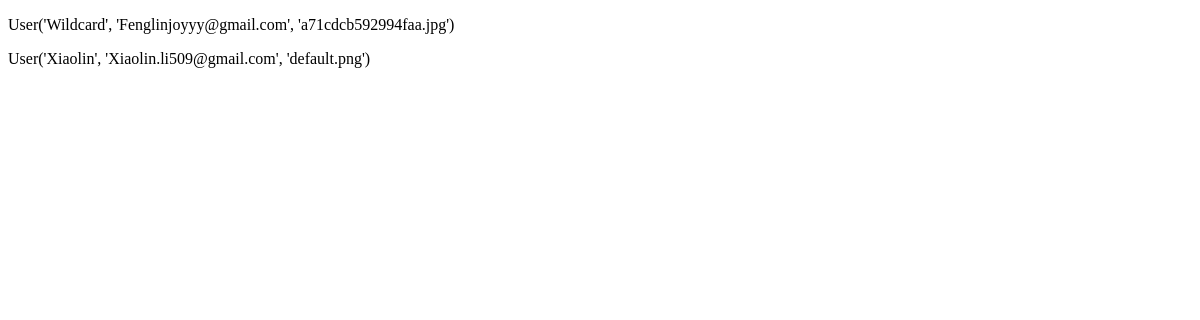
/users, run on an earlier commit of the app's database.
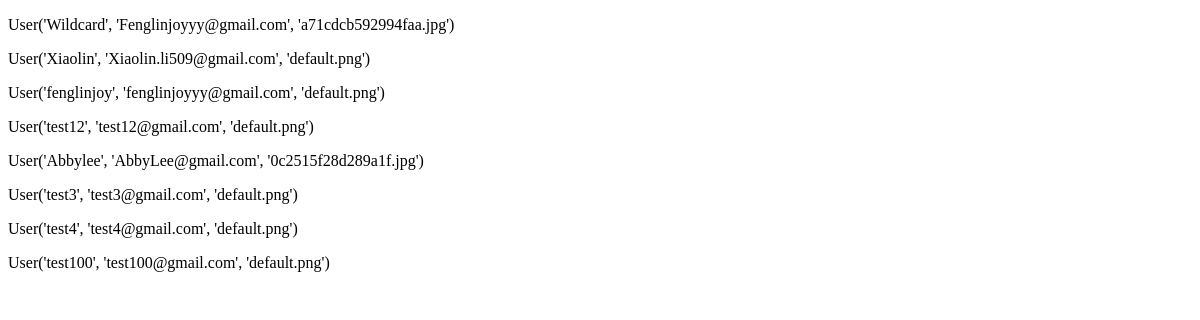
And on a later commit of the database.
### myBlogApp/models.py (models this page shows, shortened)
class User(UserMixin, db.Model):
    id = db.Column(db.Integer, primary_key=True)
    username = db.Column(db.String(64), index=True, unique=True)
    email = db.Column(db.String(120), index=True, unique=True)
    image_file = db.Column(db.String(200), default='default.png')
    password_hash = db.Column(db.String(128))
    about_me = db.Column(db.String(140))
    last_seen = db.Column(db.DateTime, default=datetime.utcnow())
    posts = db.relationship('Post', backref='author', foreign_keys='Post.user_id', lazy=True)
    comments = db.relationship('Comment', backref='c_author', foreign_keys='Comment.author_id', lazy='dynamic')
    followed = db.relationship(
        'User', secondary=followers,
        primaryjoin=(followers.c.follower_id == id),
        secondaryjoin=(followers.c.followed_id == id),
        backref=db.backref('followers', lazy='dynamic'), lazy='dynamic')
    liked = db.relationship('Like_Post', foreign_keys='Like_Post.liked_user_id', backref='liked_author', lazy='dynamic')
    message_sent = db.relationship('Message', foreign_keys='Message.sender_id', backref='author', lazy='dynamic')
    message_received = db.relationship('Message', foreign_keys='Message.recipient_id', backref='recipient', lazy='dynamic')
    last_message_read_time = db.Column(db.DateTime)
    notifications = db.relationship('Notification', foreign_keys='Notification.notification_user_id',
                                    backref='notification_user', lazy='dynamic')
    def __repr__(self):
        return f"User('{self.username}', '{self.email}', '{self.image_file}')"

### myBlogApp/routes.py (the view)
@app.route('/users', methods=['GET', 'POST'])
def allUser():
    users = User.query.all()
    return render_template('alluser.html', users=users)

### myBlogApp/routes.py (called while the page is built)
@app.before_request
def before_request():
    if current_user.is_authenticated:
        current_user.last_seen = datetime.utcnow()
        db.session.commit()
        g.search_form = SearchForm()

### myBlogApp/templates/alluser.html (shortened to what this page needs)
<!DOCTYPE html>
<html lang="en">
<head>
</head>
<body>
        {% for user in users %}
            <p>{{ user }}</p>
        {% endfor %}
</body>
</html>

What changed in the data, as far as the page shows it:
added User: username+email+image_file "User('fenglinjoy', 'fenglinjoyyy@gmail.com', 'default.png')"
added User: username+email+image_file "User('test12', 'test12@gmail.com', 'default.png')"
added User: username+email+image_file "User('Abbylee', 'AbbyLee@gmail.com', '0c2515f28d289a1f.jpg')"
added User: username+email+image_file "User('test3', 'test3@gmail.com', 'default.png')"
added User: username+email+image_file "User('test4', 'test4@gmail.com', 'default.png')"
added User: username+email+image_file "User('test100', 'test100@gmail.com', 'default.png')"
